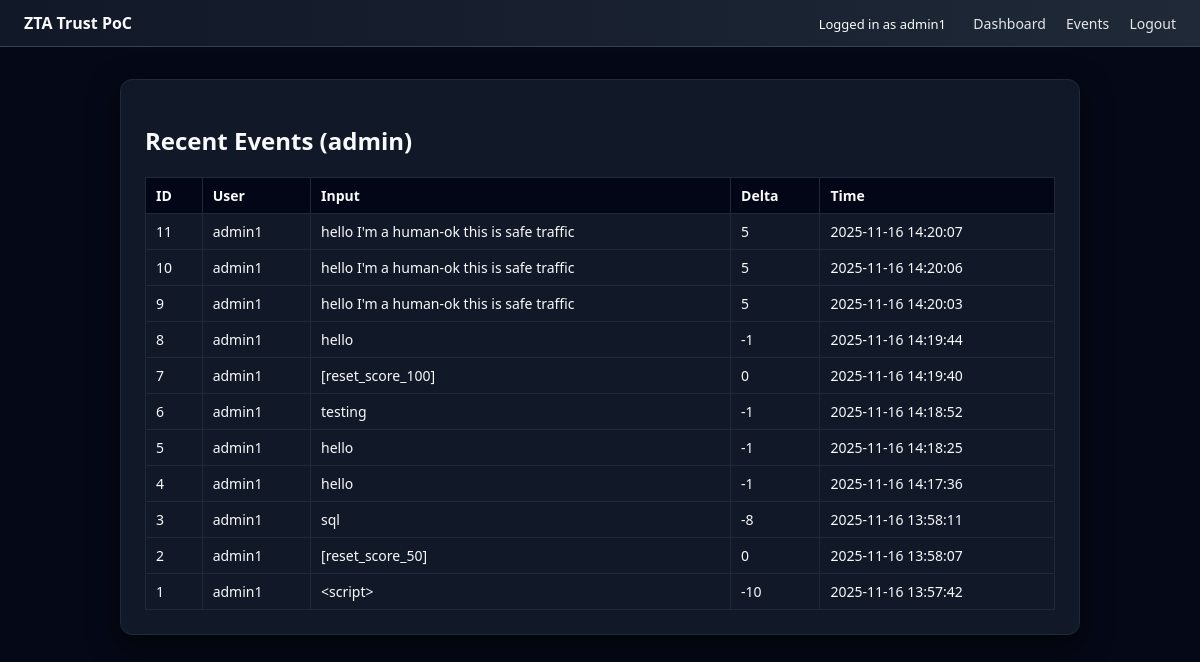
Page /admin/events (signed in) on the earlier database version.
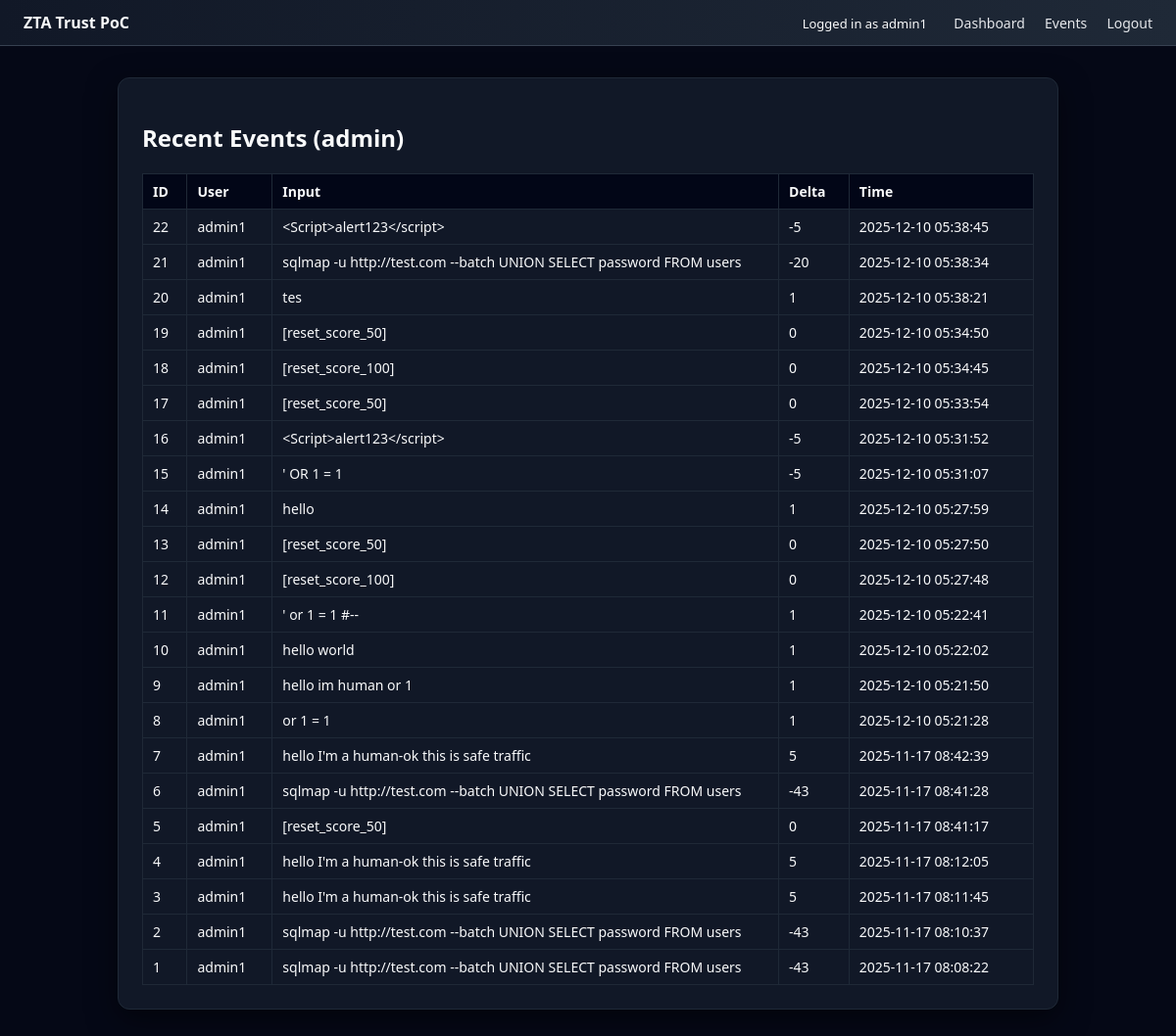
Same page on the later database version.
### tables this page shows
CREATE TABLE users (
    id INTEGER PRIMARY KEY AUTOINCREMENT,
    username TEXT UNIQUE NOT NULL,
    password_hash TEXT NOT NULL,
    email TEXT,
    score INTEGER NOT NULL DEFAULT 100,
    device_id TEXT,
    created_at DATETIME DEFAULT CURRENT_TIMESTAMP
);

CREATE TABLE events (
    id INTEGER PRIMARY KEY AUTOINCREMENT,
    user_id INTEGER NOT NULL,
    raw_input TEXT,
    delta INTEGER,
    created_at DATETIME DEFAULT CURRENT_TIMESTAMP,
    FOREIGN KEY(user_id) REFERENCES users(id)
);

### app.py (the view)
@app.route("/admin/events")
@login_required
def admin_events():
    rows = query_db(
        """
        SELECT e.id,
               u.username,
               e.raw_input,
               e.delta,
               e.created_at
        FROM events e
        JOIN users u ON e.user_id = u.id
        ORDER BY e.id DESC
        LIMIT 200
        """
    )
    return render_template("admin_events.html", rows=rows)

### app.py (called while the page is built, shortened)
def get_db():
    db = getattr(g, "_db", None)
    if db is None:
        db = g._db = sqlite3.connect(DB)
        db.row_factory = sqlite3.Row
    return db

def query_db(query, args=(), one=False):
    cur = get_db().execute(query, args)
    rv = cur.fetchall()
    cur.close()
    return (rv[0] if rv else None) if one else rv

def login_required(f):
    @wraps(f)
    def decorated(*args, **kwargs):
        if "user_id" not in session:
            return redirect(url_for("login"))
        if session.get("cooldown"):
            session.pop("cooldown", None)
        cooldown_until = session.get("cooldown_until")
        if session.get("puzzle_required") and request.endpoint != "puzzle":
            return redirect(url_for("puzzle"))
        return f(*args, **kwargs)
    return decorated

def current_user():
    if "user_id" not in session:
        return None
    return query_db(
        "SELECT * FROM users WHERE id = ?",
        (session["user_id"],),
        one=True,
    )

@app.before_request
def load_user_and_inject():
    g.user = current_user()

### templates/admin_events.html
{% extends "base.html" %}
{% block body %}
<div class="box">
  <h2>Recent Events (admin)</h2>
  <table border="1" cellpadding="6" cellspacing="0">
    <tr><th>ID</th><th>User</th><th>Input</th><th>Delta</th><th>Time</th></tr>
    {% for r in rows %}
      <tr>
        <td>{{ r.id }}</td>
        <td>{{ r.username }}</td>
        <td style="max-width:400px;word-break:break-all">{{ r.raw_input }}</td>
        <td>{{ r.delta }}</td>
        <td>{{ r.created_at }}</td>
      </tr>
    {% endfor %}
  </table>
</div>
{% endblock %}

### templates/base.html (shortened to what this page needs)
<!doctype html>
<html lang="en">
<head>
</head>
<body>
<nav class="nav">
  <div>
    <strong>ZTA Trust PoC</strong>
  </div>
  <div>
    {% if g.user %}
      <span style="font-size:13px;margin-right:8px;">
        Logged in as {{ g.user.username }}
      </span>
      <a href="{{ url_for('dashboard') }}">Dashboard</a>
      <a href="{{ url_for('admin_events') }}">Events</a>
      <a href="{{ url_for('logout') }}">Logout</a>
    {% else %}
      <a href="{{ url_for('login') }}">Login</a>
    {% endif %}
  </div>
</nav>
<div class="container">
  {% block body %}{% endblock %}
</div>
</body>
</html>

### templates/base.html (style rules this page uses)
body { margin: 0; font-family: system-ui, -apple-system, BlinkMacSystemFont, "Segoe UI", sans-serif; background: #050816; color: #f9fafb; }
.nav { display: flex; justify-content: space-between; align-items: center; padding: 12px 24px; background: linear-gradient(90deg, #111827, #1f2937); border-bottom: 1px solid #374151; }
.nav a { color: #e5e7eb; text-decoration: none; margin-left: 16px; font-size: 14px; }
.container { max-width: 960px; margin: 32px auto; padding: 0 16px; }
.box { background: #111827; border-radius: 12px; padding: 24px; box-shadow: 0 10px 30px rgba(0,0,0,0.5); border: 1px solid #1f2937; }
table { width: 100%; border-collapse: collapse; font-size: 14px; }
th, td { border: 1px solid #1f2937; padding: 8px 10px; text-align: left; }
th { background: #020617; }

Differences in the rows shown:
added events: id "22", username "admin1", raw_input "<Script>alert123</script>", delta "-5", created_at "2025-12-10 05:38:45"
added events: id "21", username "admin1", raw_input "sqlmap -u http://test.com --batch UNION SELECT password FROM users", delta "-20", created_at "2025-12-10 05:38:34"
added events: id "20", username "admin1", raw_input "tes", delta "1", created_at "2025-12-10 05:38:21"
added events: id "19", username "admin1", raw_input "[reset_score_50]", delta "0", created_at "2025-12-10 05:34:50"
added events: id "18", username "admin1", raw_input "[reset_score_100]", delta "0", created_at "2025-12-10 05:34:45"
added events: id "17", username "admin1", raw_input "[reset_score_50]", delta "0", created_at "2025-12-10 05:33:54"
added events: id "16", username "admin1", raw_input "<Script>alert123</script>", delta "-5", created_at "2025-12-10 05:31:52"
added events: id "15", username "admin1", raw_input "' OR 1 = 1", delta "-5", created_at "2025-12-10 05:31:07"
added events: id "14", username "admin1", raw_input "hello", delta "1", created_at "2025-12-10 05:27:59"
added events: id "13", username "admin1", raw_input "[reset_score_50]", delta "0", created_at "2025-12-10 05:27:50"
added events: id "12", username "admin1", raw_input "[reset_score_100]", delta "0", created_at "2025-12-10 05:27:48"
changed events id 11: raw_input "hello I'm a human-ok this is safe traffic" → "' or 1 = 1 #--"; delta "5" → "1"; created_at "2025-11-16 14:20:07" → "2025-12-10 05:22:41"
changed events id 10: raw_input "hello I'm a human-ok this is safe traffic" → "hello world"; delta "5" → "1"; created_at "2025-11-16 14:20:06" → "2025-12-10 05:22:02"
changed events id 9: raw_input "hello I'm a human-ok this is safe traffic" → "hello im human or 1"; delta "5" → "1"; created_at "2025-11-16 14:20:03" → "2025-12-10 05:21:50"
changed events id 8: raw_input "hello" → "or 1 = 1"; delta "-1" → "1"; created_at "2025-11-16 14:19:44" → "2025-12-10 05:21:28"
changed events id 7: raw_input "[reset_score_100]" → "hello I'm a human-ok this is safe traffic"; delta "0" → "5"; created_at "2025-11-16 14:19:40" → "2025-11-17 08:42:39"
changed events id 6: raw_input "testing" → "sqlmap -u http://test.com --batch UNION SELECT password FROM users"; delta "-1" → "-43"; created_at "2025-11-16 14:18:52" → "2025-11-17 08:41:28"
changed events id 5: raw_input "hello" → "[reset_score_50]"; delta "-1" → "0"; created_at "2025-11-16 14:18:25" → "2025-11-17 08:41:17"
changed events id 4: raw_input "hello" → "hello I'm a human-ok this is safe traffic"; delta "-1" → "5"; created_at "2025-11-16 14:17:36" → "2025-11-17 08:12:05"
changed events id 3: raw_input "sql" → "hello I'm a human-ok this is safe traffic"; delta "-8" → "5"; created_at "2025-11-16 13:58:11" → "2025-11-17 08:11:45"
changed events id 2: raw_input "[reset_score_50]" → "sqlmap -u http://test.com --batch UNION SELECT password FROM users"; delta "0" → "-43"; created_at "2025-11-16 13:58:07" → "2025-11-17 08:10:37"
changed events id 1: raw_input "<script>" → "sqlmap -u http://test.com --batch UNION SELECT password FROM users"; delta "-10" → "-43"; created_at "2025-11-16 13:57:42" → "2025-11-17 08:08:22"
